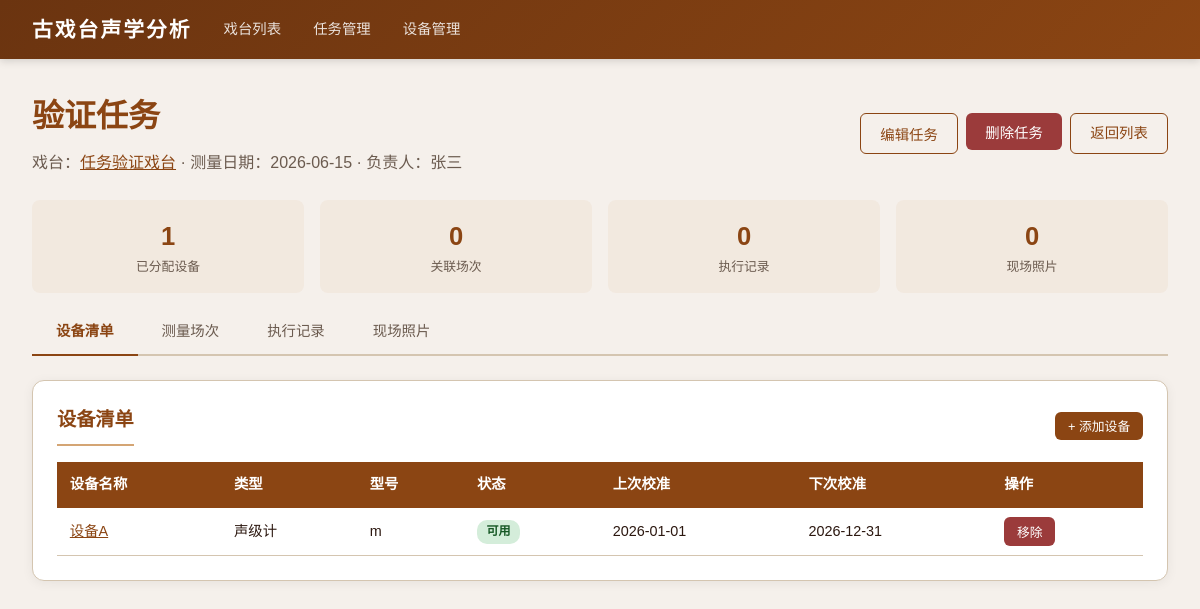
The app's page /tasks/1 with its own data.
### tables this page shows
CREATE TABLE measurement_tasks (
            id INTEGER PRIMARY KEY AUTOINCREMENT,
            stage_id INTEGER NOT NULL,
            task_name TEXT NOT NULL,
            responsible_person TEXT NOT NULL DEFAULT '',
            measurement_date DATE,
            sampling_start_time TEXT,
            sampling_end_time TEXT,
            status TEXT NOT NULL DEFAULT 'planned',
            site_notes TEXT NOT NULL DEFAULT '',
            created_at TIMESTAMP DEFAULT CURRENT_TIMESTAMP,
            FOREIGN KEY (stage_id) REFERENCES stages(id) ON DELETE CASCADE
        );

CREATE TABLE stages (
            id INTEGER PRIMARY KEY AUTOINCREMENT,
            name TEXT NOT NULL,
            location TEXT NOT NULL DEFAULT '',
            description TEXT NOT NULL DEFAULT '',
            plan_width REAL NOT NULL DEFAULT 20.0,
            plan_height REAL NOT NULL DEFAULT 15.0,
            created_at TIMESTAMP DEFAULT CURRENT_TIMESTAMP
        );

CREATE TABLE equipment (
            id INTEGER PRIMARY KEY AUTOINCREMENT,
            name TEXT NOT NULL,
            type TEXT NOT NULL,
            model TEXT NOT NULL DEFAULT '',
            serial_number TEXT NOT NULL DEFAULT '',
            status TEXT NOT NULL DEFAULT 'available',
            calibration_interval_days INTEGER NOT NULL DEFAULT 365,
            last_calibration_date DATE,
            next_calibration_date DATE,
            notes TEXT NOT NULL DEFAULT '',
            created_at TIMESTAMP DEFAULT CURRENT_TIMESTAMP
        );

### app/routers/tasks.py (the view)
@router.get("/tasks/{task_id}", response_class=HTMLResponse)
def task_detail(request: Request, task_id: int, db=Depends(get_db)):
    cursor = db.cursor()
    cursor.execute("""
        SELECT mt.*, s.name as stage_name, s.location as stage_location
        FROM measurement_tasks mt
        JOIN stages s ON mt.stage_id = s.id
        WHERE mt.id = ?
    """, (task_id,))
    task = cursor.fetchone()
    if not task:
        raise HTTPException(status_code=404, detail="任务不存在")
    task = dict(task)
    cursor.execute("""
        SELECT e.* FROM equipment e
        JOIN task_equipment te ON e.id = te.equipment_id
        WHERE te.task_id = ?
        ORDER BY e.type, e.name
    """, (task_id,))
    task_equipment = [dict(row) for row in cursor.fetchall()]
    task_equipment_ids = [e["id"] for e in task_equipment]
    cursor.execute("""
        SELECT * FROM equipment
        WHERE id NOT IN ({})
        ORDER BY type, name
    """.format(','.join(['?'] * len(task_equipment_ids)) if task_equipment_ids else '0'),
        task_equipment_ids if task_equipment_ids else [])
    available_equipment = [dict(row) for row in cursor.fetchall()]
    cursor.execute("""
        SELECT * FROM task_execution_records
        WHERE task_id = ?
        ORDER BY created_at DESC
    """, (task_id,))
    execution_records = [dict(row) for row in cursor.fetchall()]
    cursor.execute("""
        SELECT * FROM task_photos
        WHERE task_id = ?
        ORDER BY uploaded_at DESC
    """, (task_id,))
    photos = [dict(row) for row in cursor.fetchall()]
    cursor.execute("""
        SELECT ms.*,
               (SELECT COUNT(*) FROM acoustic_data WHERE session_id = ms.id) as data_count
        FROM measurement_sessions ms
        WHERE ms.task_id = ?
        ORDER BY ms.created_at DESC
    """, (task_id,))
    sessions = [dict(row) for row in cursor.fetchall()]
    cursor.execute("""
        SELECT ms.*, s.name as stage_name
        FROM measurement_sessions ms
        JOIN stages s ON ms.stage_id = s.id
        WHERE ms.task_id IS NULL AND ms.stage_id = ?
        ORDER BY ms.created_at DESC
    """, (task["stage_id"],))
    available_sessions = [dict(row) for row in cursor.fetchall()]
    cursor.execute("SELECT id, name FROM stages WHERE id = ?", (task["stage_id"],))
    stage = dict(cursor.fetchone())
    return templates.TemplateResponse("task_detail.html", {
        "request": request,
        "task": task,
        "stage": stage,
        "task_equipment": task_equipment,
        "available_equipment": available_equipment,
        "execution_records": execution_records,
        "photos": photos,
        "sessions": sessions,
        "available_sessions": available_sessions,
        "calibration_results": CALIBRATION_RESULTS,
        "task_statuses": TASK_STATUSES,
        "today": date.today().isoformat()
    })

### app/templates/task_detail.html (shortened to what this page needs)
{% extends "base.html" %}
{% block content %}
<div style="display:flex;justify-content:space-between;align-items:center;margin-bottom:1.5rem;flex-wrap:wrap;gap:1rem;">
    <div>
        <h1 style="color:var(--primary);margin-bottom:0.5rem;">{{ task.task_name }}</h1>
        <div style="color:var(--text-light);">
            戏台：<a href="/stages/{{ stage.id }}" style="color:var(--primary);">{{ stage.name }}</a>
            {% if task.measurement_date %}
            · 测量日期：{{ task.measurement_date }}
            {% endif %}
            {% if task.responsible_person %}
            · 负责人：{{ task.responsible_person }}
            {% endif %}
        </div>
    </div>
    <div class="actions">
        <button class="btn btn-outline" onclick="document.getElementById('edit-task-form').style.display='block'">编辑任务</button>
        <form action="/tasks/{{ task.id }}/delete" method="post" onsubmit="return confirm('确定删除该任务？所有关联数据将被清除。')">
            <button type="submit" class="btn btn-danger">删除任务</button>
        </form>
        <a href="/tasks" class="btn btn-outline">返回列表</a>
    </div>
</div>
<div class="stat-grid">
    <div class="stat-item">
        <div class="stat-value">{{ task_equipment|length }}</div>
        <div class="stat-label">已分配设备</div>
    </div>
    <div class="stat-item">
        <div class="stat-value">{{ sessions|length }}</div>
        <div class="stat-label">关联场次</div>
    </div>
    <div class="stat-item">
        <div class="stat-value">{{ execution_records|length }}</div>
        <div class="stat-label">执行记录</div>
    </div>
    <div class="stat-item">
        <div class="stat-value">{{ photos|length }}</div>
        <div class="stat-label">现场照片</div>
    </div>
</div>
<div class="tab-bar">
    <a href="javascript:void(0)" class="active" onclick="showTab(event, 'equipment')">设备清单</a>
    <a href="javascript:void(0)" onclick="showTab(event, 'sessions')">测量场次</a>
    <a href="javascript:void(0)" onclick="showTab(event, 'execution')">执行记录</a>
    <a href="javascript:void(0)" onclick="showTab(event, 'photos')">现场照片</a>
</div>
<div id="tab-equipment" class="tab-content">
    <div class="card">
        <div style="display:flex;justify-content:space-between;align-items:center;margin-bottom:1rem;">
            <h2 style="margin-bottom:0;">设备清单</h2>
            <button class="btn btn-primary btn-sm" onclick="document.getElementById('add-equipment-form').style.display='block'">+ 添加设备</button>
        </div>
        {% if task_equipment %}
        <table>
            <thead>
                <tr>
                    <th>设备名称</th>
                    <th>类型</th>
                    <th>型号</th>
                    <th>状态</th>
                    <th>上次校准</th>
                    <th>下次校准</th>
                    <th>操作</th>
                </tr>
            </thead>
            <tbody>
                {% for e in task_equipment %}
                <tr>
                    <td><a href="/equipment/{{ e.id }}/calibrations" style="color:var(--primary);">{{ e.name }}</a></td>
                    <td>{{ e.type }}</td>
                    <td>{{ e.model or '-' }}</td>
                    <td>
                        {% if e.status == 'available' %}
                        <span class="badge badge-success">可用</span>
                        {% elif e.status == 'in_use' %}
                        <span class="badge badge-warning">使用中</span>
                        {% elif e.status == 'maintenance' %}
                        <span class="badge badge-danger">维护中</span>
                        {% else %}
                        <span class="badge badge-info">{{ e.status }}</span>
                        {% endif %}
                    </td>
                    <td>{{ e.last_calibration_date or '-' }}</td>
                    <td>
                        {% if e.next_calibration_date %}
                        {% if e.next_calibration_date < today %}
                        <span class="badge badge-danger">已过期</span>
                        {% else %}
                        {{ e.next_calibration_date }}
                        {% endif %}
                        {% else %}
                        <span class="missing-indicator">未设置</span>
                        {% endif %}
                    </td>
                    <td>
                        <form action="/tasks/{{ task.id }}/equipment/{{ e.id }}/remove" method="post" onsubmit="return confirm('确定从任务中移除此设备？')">
                            <button type="submit" class="btn btn-danger btn-sm">移除</button>
                        </form>
                    </td>
                </tr>
                {% endfor %}
            </tbody>
        </table>
        {% else %}
        <div style="text-align:center;padding:2rem;color:var(--text-light);">
            尚未分配设备，请先添加设备到任务中
        </div>
        {% endif %}
    </div>
</div>
{% endblock %}

### app/templates/base.html (style rules this page uses)
:root { --primary: #8B4513; --primary-light: #A0522D; --primary-dark: #6B3410; --accent: #D4A574; --bg: #F5F0EB; --card-bg: #FFFFFF; --text: #2C1810; --text-light: #6B5B4F; --border: #D4C5B0; --success: #4A7C59; --warning: #C4943A; --danger: #9B3B3B; --info: #4A6B8A; }
* { margin: 0; padding: 0; box-sizing: border-box; }
body { font-family: "PingFang SC", "Microsoft YaHei", "Hiragino Sans GB", sans-serif; background: var(--bg); color: var(--text); line-height: 1.6; }
.card { background: var(--card-bg); border-radius: 12px; box-shadow: 0 2px 12px rgba(0,0,0,0.06); padding: 1.5rem; margin-bottom: 1.5rem; border: 1px solid var(--border); }
.card h2 { color: var(--primary); margin-bottom: 1rem; padding-bottom: 0.5rem; border-bottom: 2px solid var(--accent); font-size: 1.2rem; }
.btn { display: inline-block; padding: 0.5rem 1.2rem; border-radius: 6px; border: none; cursor: pointer; font-size: 0.9rem; text-decoration: none; transition: all 0.2s; font-family: inherit; }
.btn-primary { background: var(--primary); color: white; }
.btn-danger { background: var(--danger); color: white; }
.btn-sm { padding: 0.3rem 0.8rem; font-size: 0.8rem; }
.btn-outline { background: transparent; border: 1px solid var(--primary); color: var(--primary); }
form { display: inline; }
table { width: 100%; border-collapse: collapse; font-size: 0.9rem; }
table th { background: var(--primary); color: white; padding: 0.7rem 0.8rem; text-align: left; font-weight: 600; }
table td { padding: 0.6rem 0.8rem; border-bottom: 1px solid var(--border); }
.badge { display: inline-block; padding: 0.15rem 0.6rem; border-radius: 10px; font-size: 0.75rem; font-weight: 600; }
.badge-success { background: #d4edda; color: #155724; }
.actions { display: flex; gap: 0.5rem; flex-wrap: wrap; }
.stat-grid { display: grid; grid-template-columns: repeat(auto-fit, minmax(180px, 1fr)); gap: 1rem; margin-bottom: 1rem; }
.stat-item { text-align: center; padding: 1rem; background: rgba(212,165,116,0.1); border-radius: 8px; }
.stat-value { font-size: 1.6rem; font-weight: 700; color: var(--primary); }
.stat-label { font-size: 0.8rem; color: var(--text-light); }
.tab-bar { display: flex; gap: 0; margin-bottom: 1.5rem; border-bottom: 2px solid var(--border); }
.tab-bar a { padding: 0.7rem 1.5rem; text-decoration: none; color: var(--text-light); font-size: 0.9rem; border-bottom: 2px solid transparent; margin-bottom: -2px; transition: all 0.2s; }
.tab-bar a.active { color: var(--primary); border-bottom-color: var(--primary); font-weight: 600; }

### records on screen
measurement_tasks: task_name "验证任务", measurement_date "2026-06-15", responsible_person "张三"
stages: name "任务验证戏台"
equipment: name "设备A", type "声级计", model "m", status "可用", last_calibration_date "2026-01-01", next_calibration_date "2026-12-31"

### other values on screen
{{ task_equipment|length }} "1"
{{ sessions|length }} "0"
{{ execution_records|length }} "0"
{{ photos|length }} "0"
